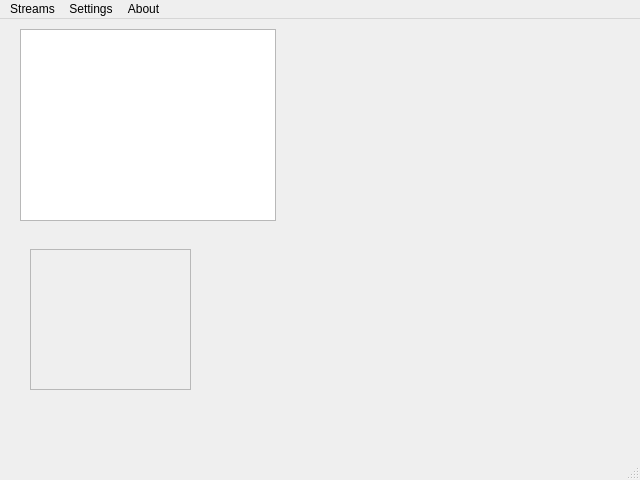
<?xml version="1.0" encoding="UTF-8"?>
<ui version="4.0">
 <class>MainWindow</class>
 <widget class="QMainWindow" name="MainWindow">
  <property name="geometry">
   <rect>
    <x>0</x>
    <y>0</y>
    <width>640</width>
    <height>480</height>
   </rect>
  </property>
  <property name="windowTitle">
   <string>MainWindow</string>
  </property>
  <widget class="QWidget" name="centralwidget">
   <widget class="QGraphicsView" name="graphicsView">
    <property name="geometry">
     <rect>
      <x>20</x>
      <y>10</y>
      <width>256</width>
      <height>192</height>
     </rect>
    </property>
   </widget>
   <widget class="QFrame" name="frame">
    <property name="geometry">
     <rect>
      <x>30</x>
      <y>230</y>
      <width>161</width>
      <height>141</height>
     </rect>
    </property>
    <property name="frameShape">
     <enum>QFrame::StyledPanel</enum>
    </property>
    <property name="frameShadow">
     <enum>QFrame::Raised</enum>
    </property>
   </widget>
  </widget>
  <widget class="QMenuBar" name="menubar">
   <property name="geometry">
    <rect>
     <x>0</x>
     <y>0</y>
     <width>640</width>
     <height>28</height>
    </rect>
   </property>
   <widget class="QMenu" name="menuSettings">
    <property name="title">
     <string>Settings</string>
    </property>
    <addaction name="actionDisconnect"/>
   </widget>
   <widget class="QMenu" name="menuAbout">
    <property name="title">
     <string>About</string>
    </property>
   </widget>
   <widget class="QMenu" name="menuStreams">
    <property name="title">
     <string>Streams</string>
    </property>
    <addaction name="actionCamera_1"/>
    <addaction name="actionCamear_2"/>
   </widget>
   <addaction name="menuStreams"/>
   <addaction name="menuSettings"/>
   <addaction name="menuAbout"/>
  </widget>
  <widget class="QStatusBar" name="statusbar"/>
  <action name="actionCamera_1">
   <property name="text">
    <string>Camera-1</string>
   </property>
  </action>
  <action name="actionCamear_2">
   <property name="text">
    <string>Camear-2</string>
   </property>
  </action>
  <action name="actionDisconnect">
   <property name="text">
    <string>Disconnect</string>
   </property>
  </action>
 </widget>
 <resources/>
 <connections/>
</ui>
